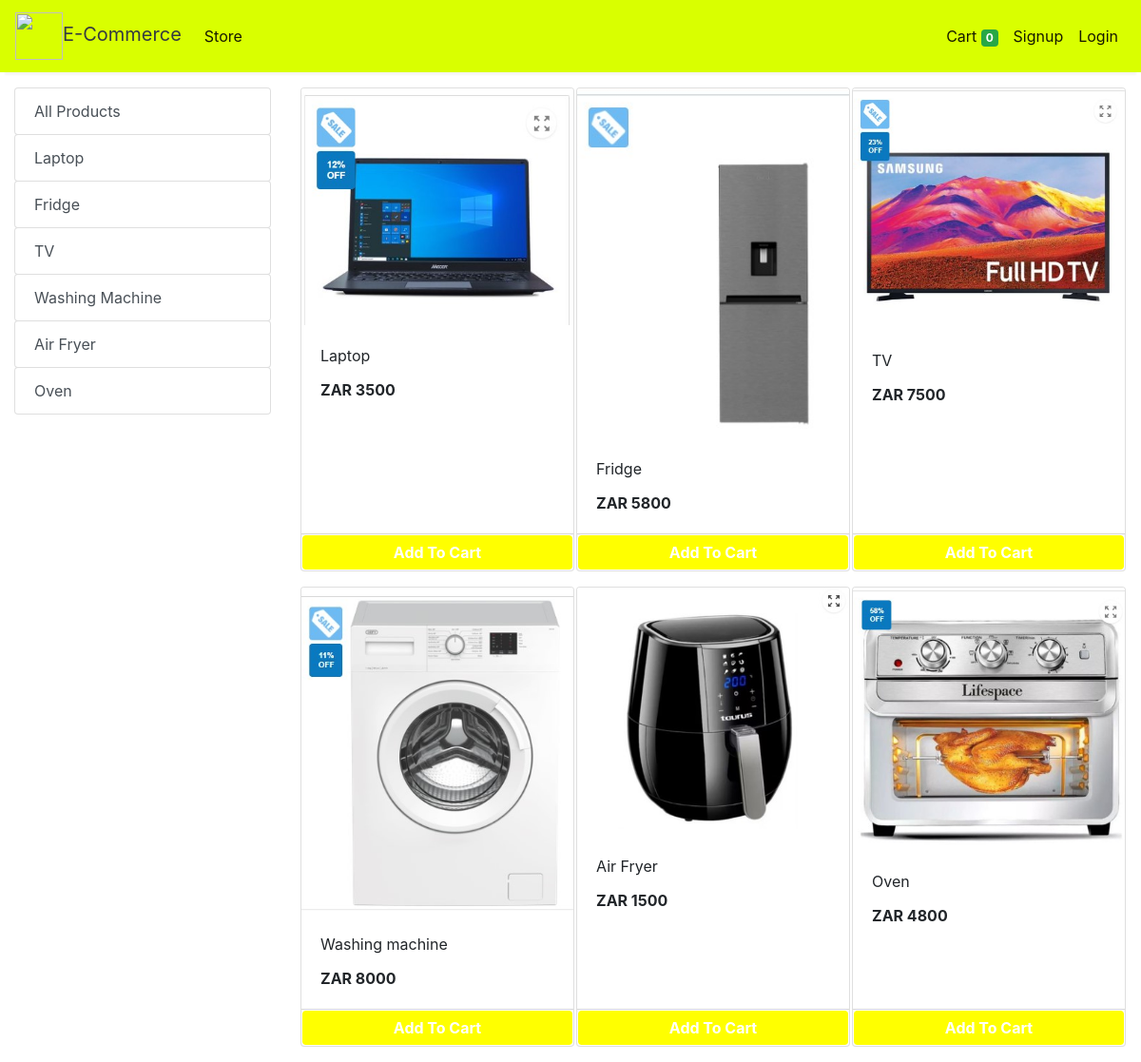
The app's page /store with its own data.
### store/models/category.py (models this page shows, shortened)
class Category(models.Model):
    name= models.CharField(max_length=50)
    @staticmethod
    def get_all_categories():
        return Category.objects.all()

### store/models/product.py (models this page shows, shortened)
class Products(models.Model):
    name = models.CharField(max_length=60)
    price= models.IntegerField(default=0)
    category= models.ForeignKey(Category,on_delete=models.CASCADE,default=1 )
    description= models.CharField(max_length=250, default='', blank=True, null= True)
    image= models.ImageField(upload_to='uploads/products/')
    @staticmethod
    def get_all_products():
        return Products.objects.all()

### store/views/home.py (the view)
# urls.py: path('' , include('store.urls'))
def store(request):
    cart = request.session.get('cart')
    if not cart:
        request.session['cart'] = {}
    products = None
    categories = Category.get_all_categories()
    categoryID = request.GET.get('category')
    if categoryID:
        products = Products.get_all_products_by_categoryid(categoryID)
    else:
        products = Products.get_all_products();
    data = {}
    data['products'] = products
    data['categories'] = categories
    print('you are : ', request.session.get('email'))
    return render(request, 'index.html', data)

### store/templatetags/cart.py (called while the page is built)
@register.filter (name='is_in_cart')
def is_in_cart(product, cart):
    keys = cart.keys ()
    for id in keys:
        if int (id) == product.id:
            return True
    return False;

### store/templatetags/custom_filter.py (called while the page is built)
@register.filter(name='currency')
def currency(number):
    return "ZAR "+str(number)

### store/templates/index.html (shortened to what this page needs)
{% extends 'base.html' %}
{% load static %}
{% block content %}
{% load cart %}
{% load custom_filter %}
<div class="container-fluid mt-3">
	<div class="row">
		<div class="col-lg-3 mx-auto">
			<div class="list-group">
				<a href="/" class="list-group-item list-group-item-action btn btn-outline-success">All Products</a>
				{% for category in categories %}
				<a href="/?category={{category.id}}"
					class="list-group-item list-group-item-action btn btn-outline-success ">{{category.name}}</a>
				{% endfor %}
			</div>
		</div>
		<div id='products' class="col-lg-9 mx-auto">
			<div class="row mx-auto">
				{% for product in products %}
				<div class="card mx-auto mb-3" id={{product.id}} style="width: 18rem;">
					<img class="card-img-top" src="{{product.image.url}}" alt="Card image cap">
					<div class="card-body">
						<p class="card-title">{{product.name}}</p>
						<p class="card-text"><b>{{product.price|currency}}</b></p>
					</div>
					<div class="card-footer p-0 no-gutters">
						{% if product|is_in_cart:request.session.cart %}
						<div class="row no-gutters">
							<form action="/#{{product.id}}" class="col-2 " method="post">
								{% csrf_token %}
								<input hidden type="text" name='product' value='{{product.id}}'>
								<input hidden type="text" name='remove' value='True'>
								<input type="submit" value=" - " class="btn btn-block btn-success border-right">
							</form>
							<div class="text-center col btn btn-success">{{product|cart_quantity:request.session.cart}} in Cart</div>
							<form action="/#{{product.id}}" class="col-2 " method="post">
								{% csrf_token %}
								<input hidden type="text" name='product' value='{{product.id}}'>
								<input type="submit" value=" + " class="btn btn-block btn-success border-left">
							</form>
						</div>
						{% else %}
						<form action="/#{{product.id}}" method="POST" class="btn-block">
							<input type="submit" class="float-right btn btn-success form-control" style="background-color:yellow;border-color: white;font-weight: bolder;"
								value="Add To Cart">
						</form>
						{% endif %}
					</div>
				</div>
				{% endfor %}
			</div>
		</div>
	</div>
</div>
{% endblock %}

### store/templates/base.html (shortened to what this page needs)
<!doctype html>
<html lang="en">
  {% load static %}
<head>
  <link rel="stylesheet" href="https://maxcdn.bootstrapcdn.com/bootstrap/4.0.0/css/bootstrap.min.css"
>
</head>
<body>
<nav class="one-edge-shadow
  navbar navbar-light
  sticky-top navbar
  navbar-expand-lg
  text-white">
    <a class="navbar-brand ms-3 text-dark " href="/">
    <link rel="stylesheet" href="https://use.fontawesome.com/releases/v5.7.0/css/all.css">
    <img src="https://www.freepnglogos.com/uploads/shopping-cart-png/shopping-cart-svg-png-icon-download-28.png" style="width:50px;height:50px;color:text-light;">E-Commerce</a>
    <div class="collapse navbar-collapse" id="navbarSupportedContent">
      <ul class="navbar-nav mr-auto">
        <li class="nav-item active">
          <a class="nav-link" href="/store">Store <span class="sr-only">(current)</span></a>
        </li>
          </ul>
      <ul class=" navbar-nav my-2 my-lg-0">
        <li class="nav-item active">
          <a class="nav-link" href="/cart">Cart
            <span class="badge badge-success">{{request.session.cart.keys|length}}</span>
            <span class="sr-only">(current)</span></a>
        </li>
        {% if request.session.customer %}
        <li class="nav-item active ">
          <a class="nav-link" href="/orders">Orders<span class="sr-only">(current)</span></a>
        </li>
        <li class="nav-item active ">
          <a class="nav-link" href="/logout">Logout<span class="sr-only">(current)</span></a>
        </li>
        {% else %}
        <li class="nav-item active">
          <a class="nav-link" href="/signup">Signup<span class="sr-only">(current)</span></a>
        </li>
        <li class="nav-item active">
          <a class="nav-link" href="/login">Login<span class="sr-only">(current)</span></a>
        </li>
        {% endif %}
      </ul>
    </div>
  </nav>
  {% block content %}{% endblock %}
</body>
</html>

### store/templates/base.html (style rules this page uses)
nav { background-color: rgb(217, 255, 0); }
.one-edge-shadow { box-shadow: 0 8px 2px -5px rgb(246, 245, 245); }

### records on screen
Category: name "Laptop"
Category: name "Fridge"
Category: name "TV"
Category: name "Washing Machine"
Category: name "Air Fryer"
Category: name "Oven"
Products: image (picture), name "Laptop", price "ZAR 3500"
Products: image (picture), name "Fridge", price "ZAR 5800"
Products: image (picture), name "TV", price "ZAR 7500"
Products: image (picture), name "Washing machine", price "ZAR 8000"
Products: image (picture), name "Air Fryer", price "ZAR 1500"
Products: image (picture), name "Oven", price "ZAR 4800"

### other values on screen
{{ request.session.cart.keys|length }} "0"
